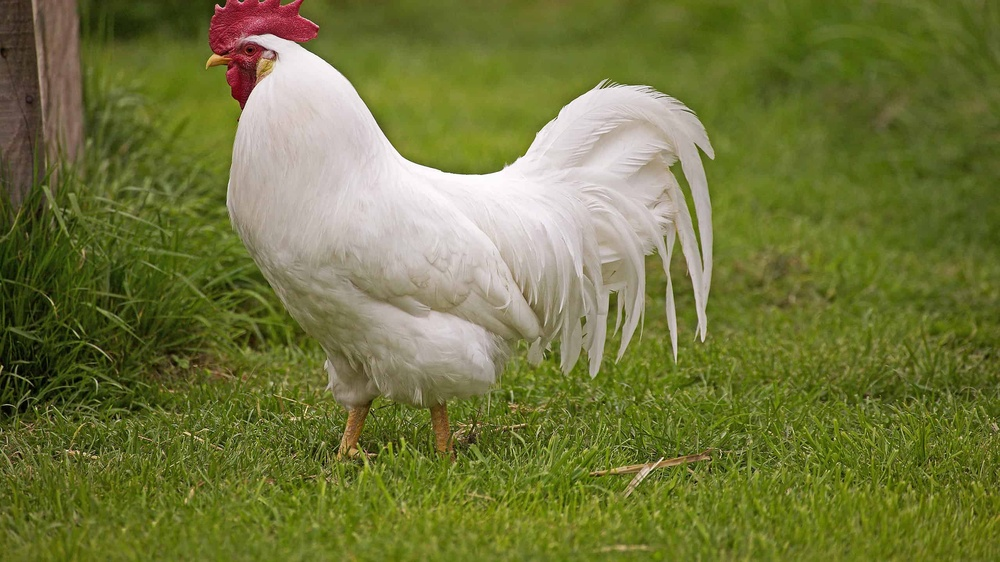
#> input picture Semestr V/Programowanie Zaawasowane II/PictureMachine/chicken4.jpg, 1000 x 562 px, shrunk from 2560 x 1439 before the run
$ python image_processing_hsv.py
#> lines starting #> are read from the running program, lines starting #| are printed output that depends on the picture
import matplotlib.pyplot as plt
import cv2
import numpy as np


def show(title:str,val):
  cv2.imshow(title,val)
  cv2.waitKey(0)
  cv2.destroyAllWindows()
  pass

img = cv2.imread("./chicken4.jpg")
#> img is the input picture: shape (562, 1000, 3); mean B, G, R 60.7, 118.2, 113
img_2 = cv2.cvtColor(img,cv2.COLOR_BGR2HSV)
#> img_2: shape (562, 1000, 3); mean H, S, V 37.6, 147.4, 121.5
print(img.shape)
#| (562, 1000, 3)
# [4 lines of commented-out code are left out]
show("kurczak",img)

hue = img_2[:,:,0]
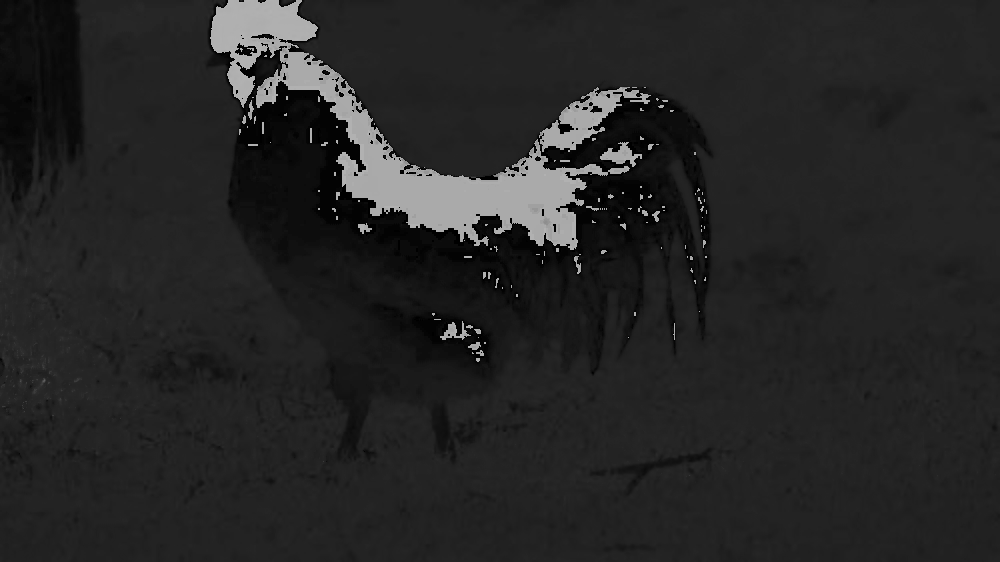
#> hue: shape (562, 1000); min 0, max 179, mean 37.6
sat = img_2[:,:,1]
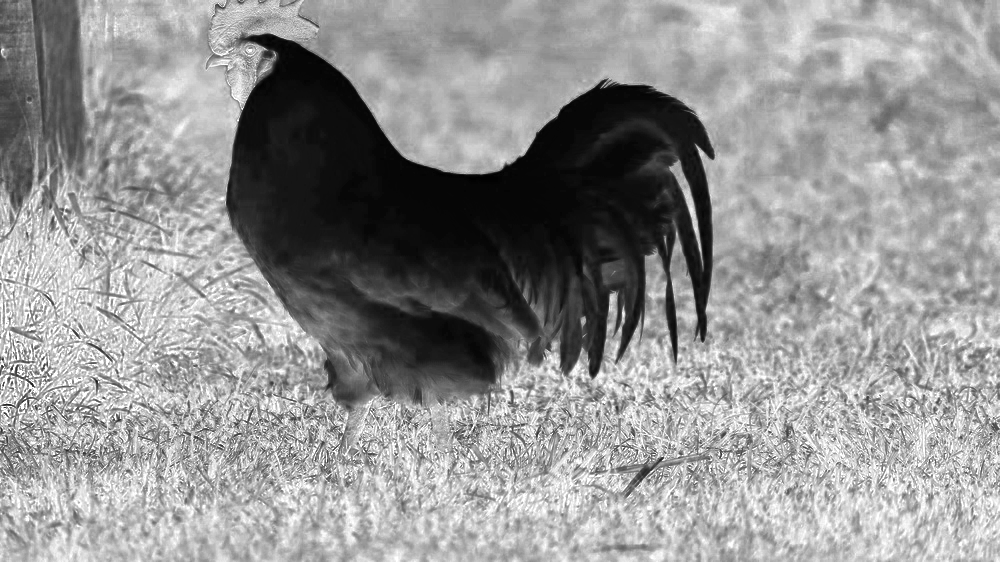
#> sat: shape (562, 1000); min 0, max 255, mean 147.4
val = img_2[:,:,2]
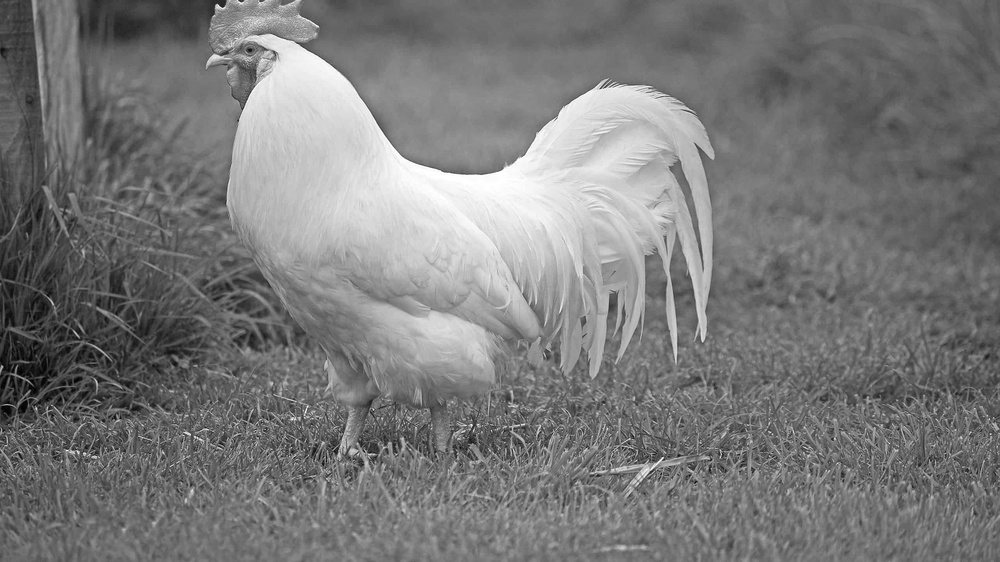
#> val: shape (562, 1000); min 1, max 255, mean 121.5

show("hue",hue)
show("sat",sat)
show("val",val)

plt.plot(np.histogram(hue,bins=256,range=(0,255))[0],label="hue")
plt.plot(np.histogram(sat,bins=256,range=(0,255))[0],label="sat")
plt.plot(np.histogram(val,bins=256,range=(0,255))[0],label="val")
img_2[:,:,1] = sat
img_3 = cv2.cvtColor(img_2,cv2.COLOR_HSV2BGR)
show("after",img_3)
plt.legend()
plt.show()
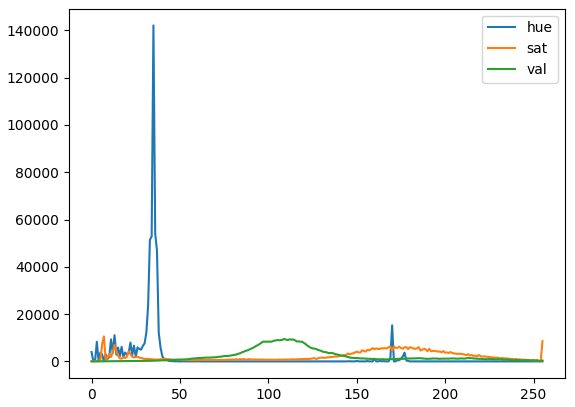
#> figure drawn by matplotlib, 1 panel; curve peaks at x = 35, y = 142117; curve peaks at x = 7, y = 10572; curve peaks at x = 109, y = 9477

$ run again, with Semestr V/Programowanie Zaawasowane II/PictureMachine/chicken1.jpg copied over Semestr V/Programowanie Zaawasowane II/PictureMachine/chicken4.jpg
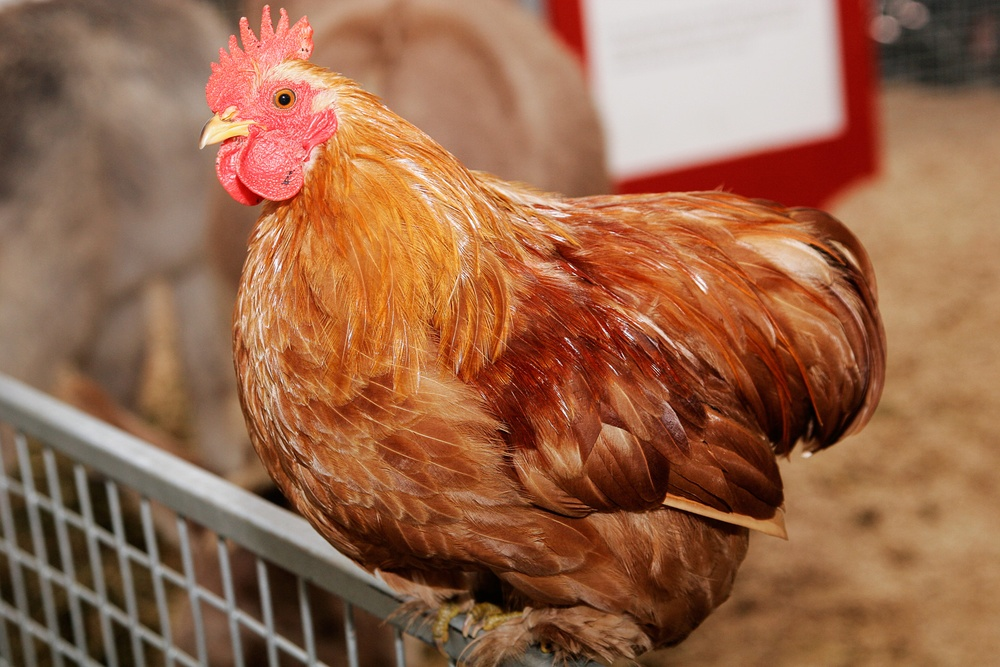
#> input picture Semestr V/Programowanie Zaawasowane II/PictureMachine/chicken1.jpg, 1000 x 667 px, shrunk from 1600 x 1067 before the run
#> img is the input picture: shape (667, 1000, 3); mean B, G, R 75.4, 103.9, 152.7
#> img_2: shape (667, 1000, 3); mean H, S, V 13.3, 135.1, 152.8
#| (667, 1000, 3)
#> `val = img_2[:,:,2]`:
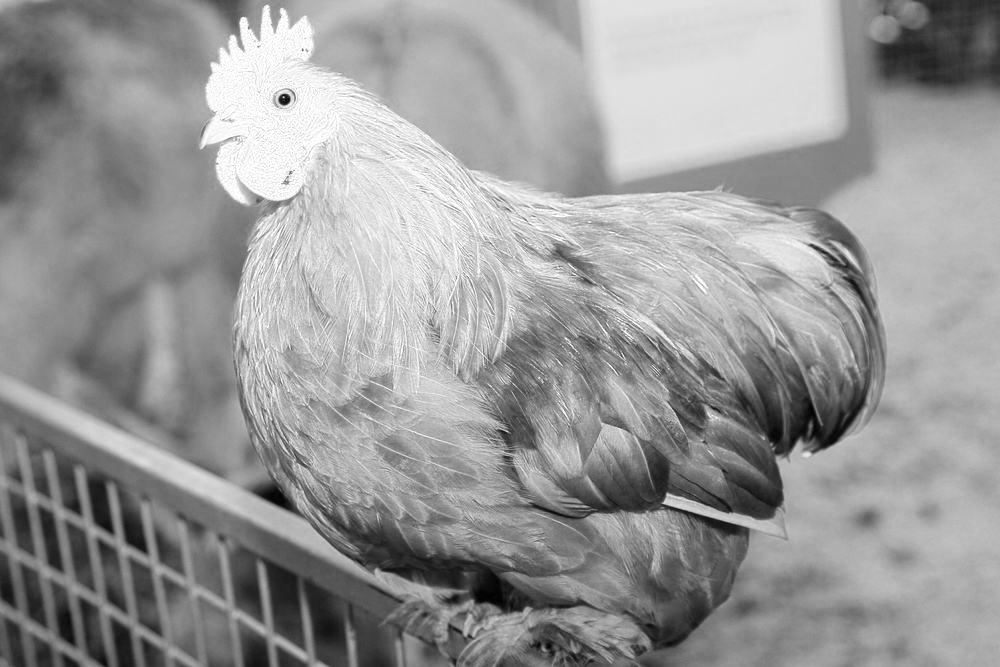
#> val: shape (667, 1000); min 0, max 255, mean 152.8
#> `plt.show()`:
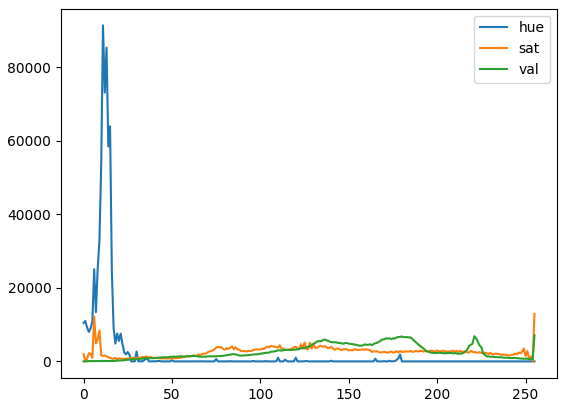
#> figure drawn by matplotlib, 1 panel; curve peaks at x = 11, y = 91344; curve peaks at x = 255, y = 12938; curve peaks at x = 255, y = 7108

$ run again, with Semestr V/Programowanie Zaawasowane II/PictureMachine/chicken2.jpg copied over Semestr V/Programowanie Zaawasowane II/PictureMachine/chicken4.jpg
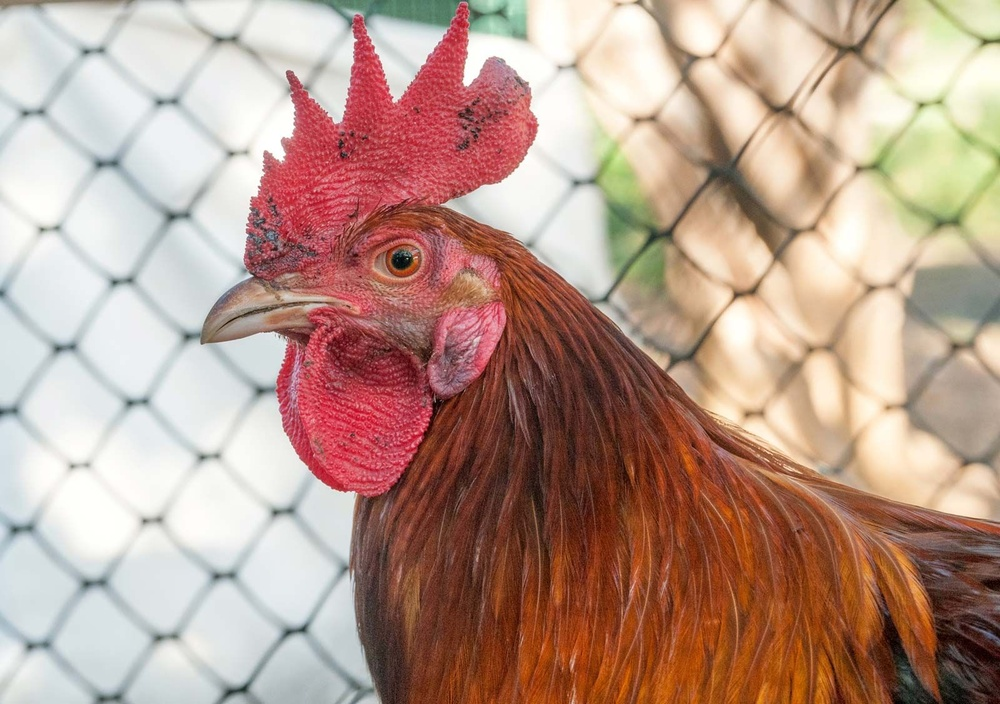
#> input picture Semestr V/Programowanie Zaawasowane II/PictureMachine/chicken2.jpg, 1000 x 704 px, shrunk from 1600 x 1127 before the run
#> img is the input picture: shape (704, 1000, 3); mean B, G, R 140.9, 155, 185.6
#> img_2: shape (704, 1000, 3); mean H, S, V 49.8, 83.5, 188.5
#| (704, 1000, 3)
#> `val = img_2[:,:,2]`:
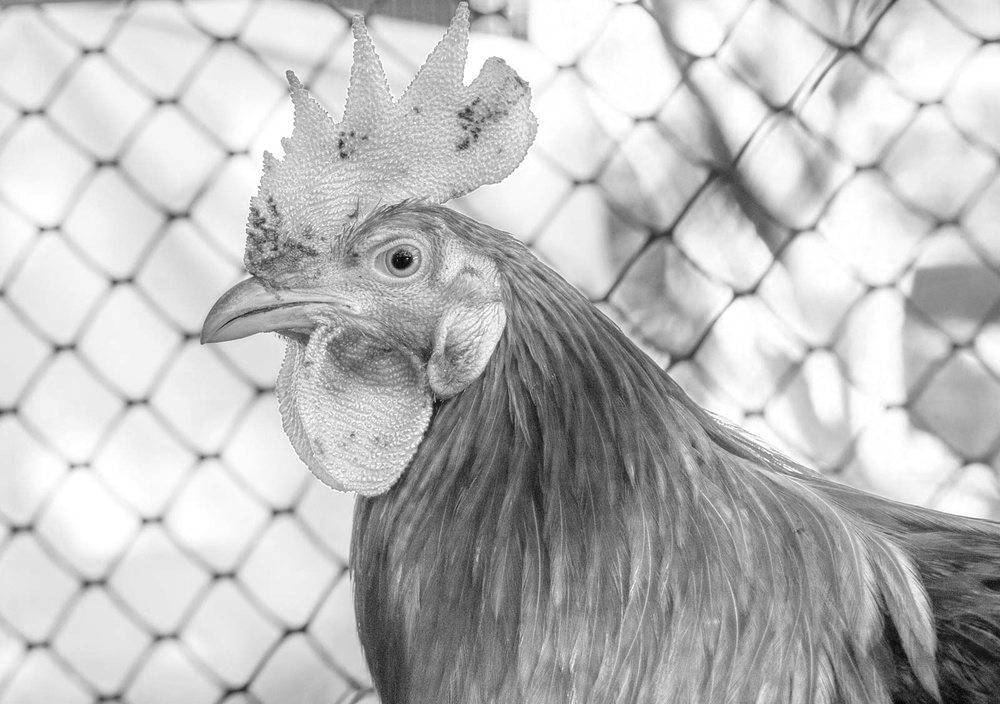
#> val: shape (704, 1000); min 3, max 255, mean 188.5
#> `plt.show()`:
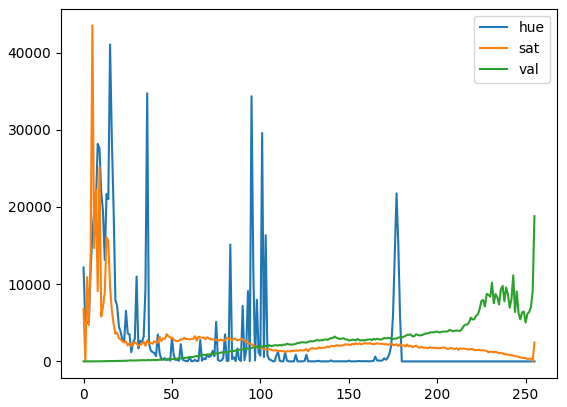
#> figure drawn by matplotlib, 1 panel; curve peaks at x = 15, y = 41040; curve peaks at x = 5, y = 43512; curve peaks at x = 255, y = 18802

$ run again, with Semestr V/Programowanie Zaawasowane II/PictureMachine/chicken3.jpg copied over Semestr V/Programowanie Zaawasowane II/PictureMachine/chicken4.jpg
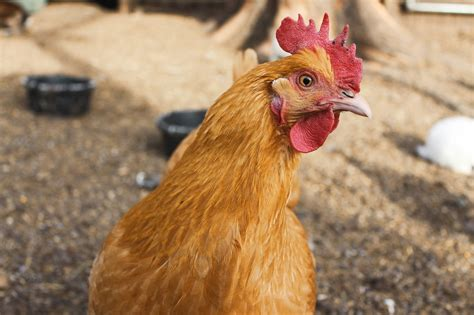
#> input picture Semestr V/Programowanie Zaawasowane II/PictureMachine/chicken3.jpg, 474 x 315 px
#> img is the input picture: shape (315, 474, 3); mean B, G, R 98.5, 131.9, 166.5
#> img_2: shape (315, 474, 3); mean H, S, V 19.4, 104.7, 166.6
#| (315, 474, 3)
#> `val = img_2[:,:,2]`:
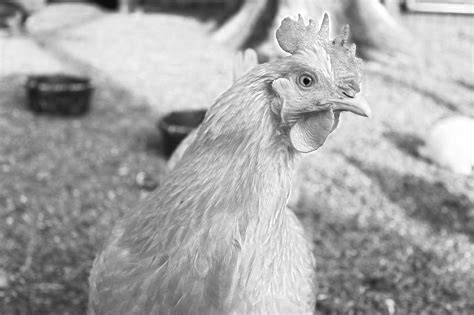
#> val: shape (315, 474); min 6, max 255, mean 166.6
#> `plt.show()`:
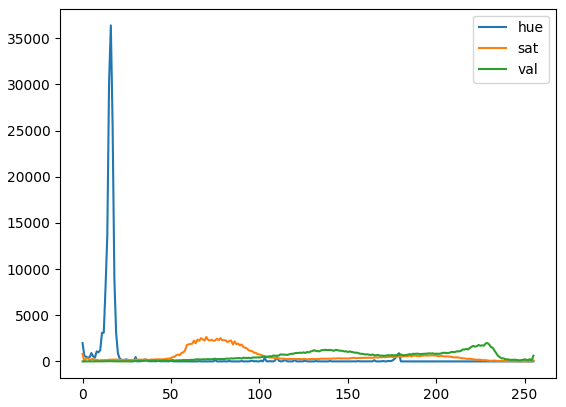
#> figure drawn by matplotlib, 1 panel; curve peaks at x = 16, y = 36387; curve peaks at x = 70, y = 2641; curve peaks at x = 229, y = 1987
